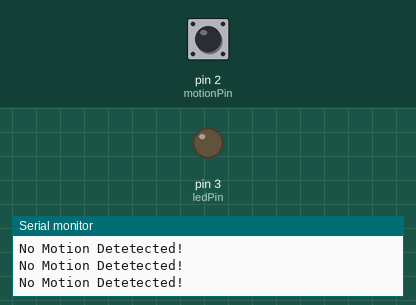
The sketch below on a simulated Arduino Uno, built with avr-gcc and run on an emulated ATmega328P. Shown: output pins drawn as LEDs (lit = HIGH), the last lines printed to the serial monitor. Dashed ring = blinking. The test bench sets the inputs (shaded band); at power-on: pin 2 (motionPin) LOW.

Above: at 1.2 s.
1.3 s: pin 2 (motionPin) driven HIGH
At 2.1 s:
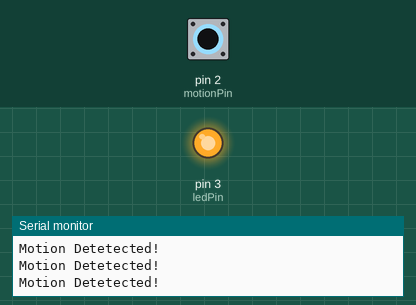
2.8 s: pin 2 (motionPin) driven LOW
At 3.3 s:
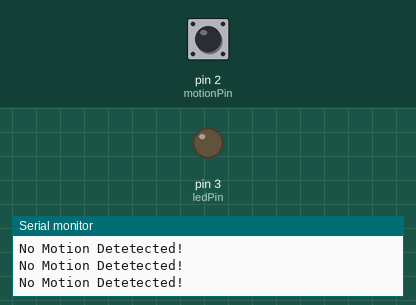
5.8 s: pin 2 (motionPin) pulsed HIGH 2 times (0.12 s each, 0.3 s apart)
At 6.17 s:
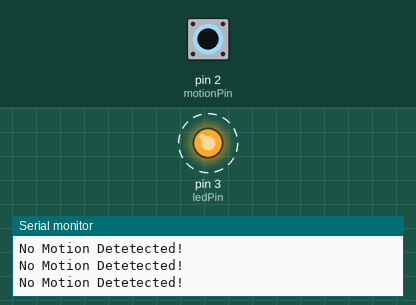
9.4 s: pin 2 (motionPin) pulsed HIGH 5 times (0.12 s each, 0.3 s apart)
At 11.2 s:
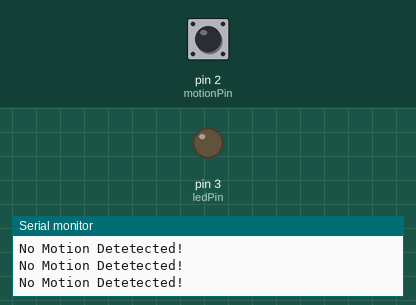
Timing chart, 0 to 12.7 s (numbered marks = the images above; inputs shaded):
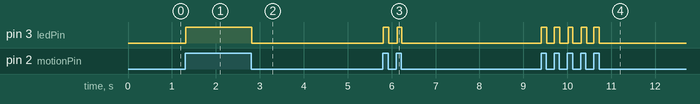

The sketch:

motionSensor.ino
```cpp
int motionPin = 2;
int ledPin = 3;
int previousMotionPin = LOW;
int currentMotionPin = LOW;

void setup() {
  pinMode(motionPin, INPUT);
  pinMode(ledPin, OUTPUT);
  Serial.begin(9600);

}

void loop() {
  previousMotionPin = currentMotionPin;
  currentMotionPin = digitalRead(motionPin);

  // if (previousMotionPin == LOW && currentMotionPin == HIGH) {
  //   digitalWrite(ledPin, HIGH);
  //   Serial.println("Motion Detected!");
  // }
  // else
  // {
  //   if (previousMotionPin == HIGH && currentMotionPin == LOW) {
  //   digitalWrite(ledPin, LOW);
  //   Serial.println("No Motion Detected!");
  //   }
  // }
  if (currentMotionPin == HIGH) {
    digitalWrite(ledPin, HIGH);
    Serial.println("Motion Detetected!");
  }
  else
  {
    digitalWrite(ledPin, LOW);
    Serial.println("No Motion Detetected!");
  }

}
```

Measured:
- after the input at 1.3 s, pin 3 (ledPin): LOW → HIGH at once
- after the input at 2.8 s, pin 3 (ledPin): HIGH → LOW at once
- after the input at 5.8 s, pin 3 (ledPin): alternates HIGH for 0.11 s and LOW for 0.19 s, 4 changes in all, then stays LOW, starting at once
- after the input at 9.4 s, pin 3 (ledPin): alternates HIGH for 0.12 s and LOW for 0.18 s, 10 changes in all, then stays LOW, starting at once
